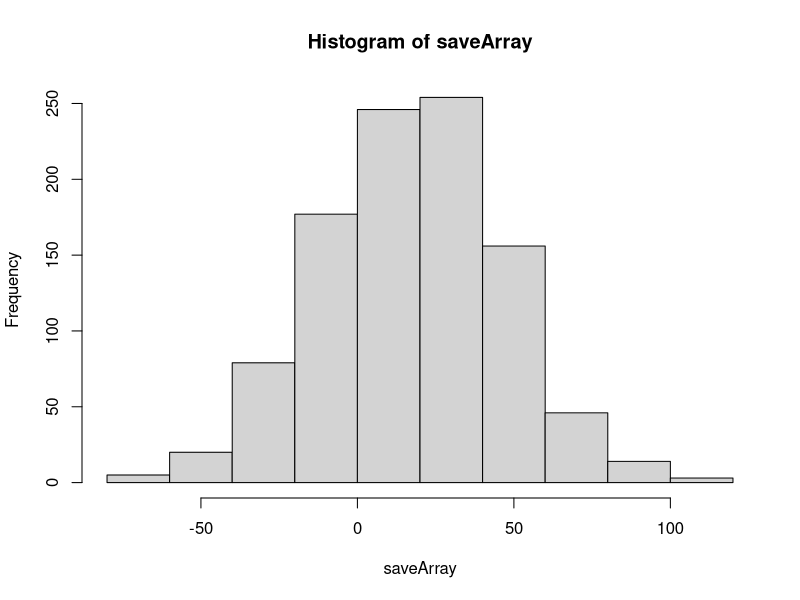

Recreate this plot in R.
## ---- chunk 1
knitr::opts_chunk$set(echo = TRUE)
## ---- chunk 2
days = 1:365
students = 29
classes = 15
runs = students*classes
payout = 2

saveArray=vector('numeric')

for(k in 1:1000){
  bank = 0
  for(i in 1:runs){
    sampleClass = sample(days, students, replace = TRUE)

    repeats = length(unique(sampleClass))
    if (repeats == students) bank = bank - payout
    else bank = bank + 1
  }
saveArray[k]= bank
}

## ---- chunk 3
hist(saveArray)
## ---- chunk 4
print('average amt:')
print(mean(saveArray))
